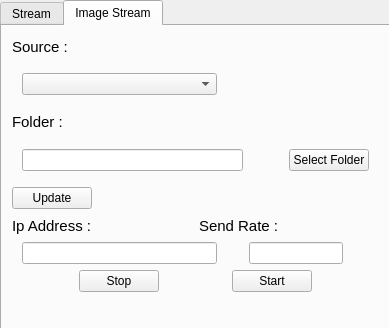
<?xml version="1.0" encoding="UTF-8"?>
<ui version="4.0">
 <class>StreamWindow</class>
 <widget class="QMainWindow" name="StreamWindow">
  <property name="geometry">
   <rect>
    <x>0</x>
    <y>0</y>
    <width>389</width>
    <height>328</height>
   </rect>
  </property>
  <property name="sizePolicy">
   <sizepolicy hsizetype="Fixed" vsizetype="Fixed">
    <horstretch>0</horstretch>
    <verstretch>0</verstretch>
   </sizepolicy>
  </property>
  <property name="windowTitle">
   <string>Bridge</string>
  </property>
  <property name="layoutDirection">
   <enum>Qt::LeftToRight</enum>
  </property>
  <property name="autoFillBackground">
   <bool>false</bool>
  </property>
  <widget class="QWidget" name="centralwidget">
   <widget class="QTabWidget" name="tabWidget">
    <property name="geometry">
     <rect>
      <x>0</x>
      <y>0</y>
      <width>391</width>
      <height>331</height>
     </rect>
    </property>
    <property name="currentIndex">
     <number>1</number>
    </property>
    <widget class="QWidget" name="tab">
     <attribute name="title">
      <string>Stream</string>
     </attribute>
     <widget class="QWidget" name="gridLayoutWidget">
      <property name="geometry">
       <rect>
        <x>-10</x>
        <y>190</y>
        <width>111</width>
        <height>91</height>
       </rect>
      </property>
      <layout class="QGridLayout" name="gridLayout">
       <item row="3" column="0">
        <widget class="QPushButton" name="_updateButton">
         <property name="text">
          <string>Update Bridge</string>
         </property>
        </widget>
       </item>
       <item row="0" column="0">
        <widget class="QLabel" name="_sendRateLabel">
         <property name="maximumSize">
          <size>
           <width>150</width>
           <height>50</height>
          </size>
         </property>
         <property name="font">
          <font>
           <pointsize>10</pointsize>
          </font>
         </property>
         <property name="text">
          <string>Send Rate :</string>
         </property>
        </widget>
       </item>
       <item row="1" column="0">
        <widget class="QSpinBox" name="_sendRateSpin">
         <property name="minimumSize">
          <size>
           <width>35</width>
           <height>0</height>
          </size>
         </property>
         <property name="maximumSize">
          <size>
           <width>50</width>
           <height>16777215</height>
          </size>
         </property>
         <property name="minimum">
          <number>1</number>
         </property>
         <property name="maximum">
          <number>120</number>
         </property>
         <property name="value">
          <number>60</number>
         </property>
        </widget>
       </item>
       <item row="4" column="0">
        <spacer name="verticalSpacer">
         <property name="orientation">
          <enum>Qt::Vertical</enum>
         </property>
         <property name="sizeHint" stdset="0">
          <size>
           <width>20</width>
           <height>40</height>
          </size>
         </property>
        </spacer>
       </item>
      </layout>
     </widget>
     <widget class="QWidget" name="verticalLayoutWidget_2">
      <property name="geometry">
       <rect>
        <x>190</x>
        <y>10</y>
        <width>201</width>
        <height>177</height>
       </rect>
      </property>
      <layout class="QVBoxLayout" name="_trackerLayout_2">
       <property name="leftMargin">
        <number>10</number>
       </property>
       <property name="topMargin">
        <number>10</number>
       </property>
       <property name="rightMargin">
        <number>10</number>
       </property>
       <property name="bottomMargin">
        <number>10</number>
       </property>
       <item>
        <widget class="QLabel" name="_senderLabel">
         <property name="font">
          <font>
           <pointsize>12</pointsize>
          </font>
         </property>
         <property name="text">
          <string>Sender</string>
         </property>
         <property name="alignment">
          <set>Qt::AlignCenter</set>
         </property>
        </widget>
       </item>
       <item>
        <widget class="QComboBox" name="_senderComboBox">
         <property name="minimumSize">
          <size>
           <width>100</width>
           <height>0</height>
          </size>
         </property>
         <property name="maximumSize">
          <size>
           <width>16777215</width>
           <height>16777215</height>
          </size>
         </property>
         <property name="layoutDirection">
          <enum>Qt::LeftToRight</enum>
         </property>
        </widget>
       </item>
       <item>
        <widget class="QLabel" name="_senderHint1">
         <property name="text">
          <string>IP Address :</string>
         </property>
        </widget>
       </item>
       <item>
        <widget class="QLineEdit" name="_senderLine1"/>
       </item>
       <item>
        <widget class="QLabel" name="_senderHint2">
         <property name="text">
          <string>Port n° :</string>
         </property>
        </widget>
       </item>
       <item>
        <widget class="QLineEdit" name="_senderLine2"/>
       </item>
       <item>
        <spacer name="verticalSpacer_2">
         <property name="orientation">
          <enum>Qt::Vertical</enum>
         </property>
         <property name="sizeHint" stdset="0">
          <size>
           <width>20</width>
           <height>40</height>
          </size>
         </property>
        </spacer>
       </item>
      </layout>
     </widget>
     <widget class="QWidget" name="verticalLayoutWidget">
      <property name="geometry">
       <rect>
        <x>-10</x>
        <y>10</y>
        <width>201</width>
        <height>121</height>
       </rect>
      </property>
      <layout class="QVBoxLayout" name="_trackerLayout">
       <property name="leftMargin">
        <number>10</number>
       </property>
       <property name="topMargin">
        <number>10</number>
       </property>
       <property name="rightMargin">
        <number>10</number>
       </property>
       <property name="bottomMargin">
        <number>10</number>
       </property>
       <item>
        <widget class="QLabel" name="_trackerLabel">
         <property name="font">
          <font>
           <pointsize>12</pointsize>
           <weight>50</weight>
           <italic>false</italic>
           <bold>false</bold>
           <underline>false</underline>
           <kerning>true</kerning>
          </font>
         </property>
         <property name="text">
          <string>Position Tracker</string>
         </property>
         <property name="alignment">
          <set>Qt::AlignCenter</set>
         </property>
        </widget>
       </item>
       <item>
        <widget class="QComboBox" name="_trackerComboBox">
         <property name="minimumSize">
          <size>
           <width>100</width>
           <height>0</height>
          </size>
         </property>
         <property name="maximumSize">
          <size>
           <width>16777215</width>
           <height>16777215</height>
          </size>
         </property>
         <property name="layoutDirection">
          <enum>Qt::LeftToRight</enum>
         </property>
        </widget>
       </item>
       <item>
        <widget class="QLabel" name="_trackerHint1">
         <property name="text">
          <string>File Name :</string>
         </property>
        </widget>
       </item>
       <item>
        <widget class="QLineEdit" name="_trackerLine1"/>
       </item>
       <item>
        <spacer name="verticalSpacer_3">
         <property name="orientation">
          <enum>Qt::Vertical</enum>
         </property>
         <property name="sizeHint" stdset="0">
          <size>
           <width>20</width>
           <height>40</height>
          </size>
         </property>
        </spacer>
       </item>
      </layout>
     </widget>
     <widget class="QWidget" name="horizontalLayoutWidget">
      <property name="geometry">
       <rect>
        <x>-10</x>
        <y>280</y>
        <width>401</width>
        <height>31</height>
       </rect>
      </property>
      <layout class="QHBoxLayout" name="horizontalLayout">
       <item>
        <spacer name="horizontalSpacer">
         <property name="orientation">
          <enum>Qt::Horizontal</enum>
         </property>
         <property name="sizeHint" stdset="0">
          <size>
           <width>40</width>
           <height>20</height>
          </size>
         </property>
        </spacer>
       </item>
       <item>
        <widget class="QPushButton" name="_stopButton">
         <property name="text">
          <string>Stop</string>
         </property>
        </widget>
       </item>
       <item>
        <spacer name="horizontalSpacer_2">
         <property name="orientation">
          <enum>Qt::Horizontal</enum>
         </property>
         <property name="sizeHint" stdset="0">
          <size>
           <width>40</width>
           <height>20</height>
          </size>
         </property>
        </spacer>
       </item>
       <item>
        <widget class="QPushButton" name="_startButton">
         <property name="text">
          <string>Start</string>
         </property>
         <property name="flat">
          <bool>false</bool>
         </property>
        </widget>
       </item>
       <item>
        <spacer name="horizontalSpacer_3">
         <property name="orientation">
          <enum>Qt::Horizontal</enum>
         </property>
         <property name="sizeHint" stdset="0">
          <size>
           <width>40</width>
           <height>20</height>
          </size>
         </property>
        </spacer>
       </item>
      </layout>
     </widget>
     <widget class="QWidget" name="gridLayoutWidget_2">
      <property name="geometry">
       <rect>
        <x>100</x>
        <y>190</y>
        <width>291</width>
        <height>91</height>
       </rect>
      </property>
      <layout class="QGridLayout" name="gridLayout_2">
       <item row="0" column="2">
        <widget class="QLabel" name="_infoLabel3">
         <property name="font">
          <font>
           <pointsize>10</pointsize>
          </font>
         </property>
         <property name="text">
          <string>Sender :</string>
         </property>
        </widget>
       </item>
       <item row="0" column="0">
        <widget class="QLabel" name="_infoLabel1">
         <property name="font">
          <font>
           <pointsize>10</pointsize>
          </font>
         </property>
         <property name="text">
          <string>Status :</string>
         </property>
         <property name="wordWrap">
          <bool>true</bool>
         </property>
        </widget>
       </item>
       <item row="2" column="0">
        <spacer name="verticalSpacer_4">
         <property name="orientation">
          <enum>Qt::Vertical</enum>
         </property>
         <property name="sizeHint" stdset="0">
          <size>
           <width>20</width>
           <height>40</height>
          </size>
         </property>
        </spacer>
       </item>
       <item row="1" column="2">
        <widget class="QLabel" name="_senderInfoLabel">
         <property name="text">
          <string>TextLabel</string>
         </property>
         <property name="alignment">
          <set>Qt::AlignLeading|Qt::AlignLeft|Qt::AlignTop</set>
         </property>
        </widget>
       </item>
       <item row="0" column="3">
        <widget class="QLabel" name="_infoLabel4">
         <property name="font">
          <font>
           <pointsize>10</pointsize>
          </font>
         </property>
         <property name="text">
          <string>Send Rate :</string>
         </property>
        </widget>
       </item>
       <item row="2" column="3">
        <spacer name="verticalSpacer_7">
         <property name="orientation">
          <enum>Qt::Vertical</enum>
         </property>
         <property name="sizeHint" stdset="0">
          <size>
           <width>20</width>
           <height>40</height>
          </size>
         </property>
        </spacer>
       </item>
       <item row="1" column="1">
        <widget class="QLabel" name="_trackerInfoLabel">
         <property name="text">
          <string>TextLabel</string>
         </property>
         <property name="alignment">
          <set>Qt::AlignLeading|Qt::AlignLeft|Qt::AlignTop</set>
         </property>
        </widget>
       </item>
       <item row="2" column="1">
        <spacer name="verticalSpacer_5">
         <property name="orientation">
          <enum>Qt::Vertical</enum>
         </property>
         <property name="sizeHint" stdset="0">
          <size>
           <width>20</width>
           <height>40</height>
          </size>
         </property>
        </spacer>
       </item>
       <item row="0" column="1">
        <widget class="QLabel" name="_infoLabel2">
         <property name="font">
          <font>
           <pointsize>10</pointsize>
          </font>
         </property>
         <property name="text">
          <string>Tracker :</string>
         </property>
        </widget>
       </item>
       <item row="2" column="2">
        <spacer name="verticalSpacer_6">
         <property name="orientation">
          <enum>Qt::Vertical</enum>
         </property>
         <property name="sizeHint" stdset="0">
          <size>
           <width>20</width>
           <height>40</height>
          </size>
         </property>
        </spacer>
       </item>
       <item row="1" column="0">
        <widget class="QLabel" name="_statusInfoLabel">
         <property name="text">
          <string>TextLabel</string>
         </property>
         <property name="alignment">
          <set>Qt::AlignLeading|Qt::AlignLeft|Qt::AlignTop</set>
         </property>
        </widget>
       </item>
       <item row="1" column="3">
        <widget class="QLabel" name="_sendRateInfoLabel">
         <property name="text">
          <string>TextLabel</string>
         </property>
         <property name="alignment">
          <set>Qt::AlignLeading|Qt::AlignLeft|Qt::AlignTop</set>
         </property>
        </widget>
       </item>
       <item row="3" column="0" colspan="4">
        <widget class="QLabel" name="_infoLabel">
         <property name="text">
          <string/>
         </property>
        </widget>
       </item>
      </layout>
     </widget>
    </widget>
    <widget class="QWidget" name="tab_2">
     <attribute name="title">
      <string>Image Stream</string>
     </attribute>
     <layout class="QVBoxLayout" name="verticalLayout">
      <property name="leftMargin">
       <number>10</number>
      </property>
      <property name="topMargin">
       <number>10</number>
      </property>
      <property name="rightMargin">
       <number>10</number>
      </property>
      <property name="bottomMargin">
       <number>10</number>
      </property>
      <item>
       <widget class="QLabel" name="label_3">
        <property name="font">
         <font>
          <pointsize>11</pointsize>
         </font>
        </property>
        <property name="text">
         <string>Source :</string>
        </property>
       </widget>
      </item>
      <item>
       <layout class="QHBoxLayout" name="horizontalLayout_5">
        <property name="leftMargin">
         <number>10</number>
        </property>
        <property name="topMargin">
         <number>10</number>
        </property>
        <property name="rightMargin">
         <number>10</number>
        </property>
        <property name="bottomMargin">
         <number>10</number>
        </property>
        <item>
         <widget class="QComboBox" name="_sourceCombo">
          <property name="sizePolicy">
           <sizepolicy hsizetype="Minimum" vsizetype="Fixed">
            <horstretch>0</horstretch>
            <verstretch>0</verstretch>
           </sizepolicy>
          </property>
          <property name="minimumSize">
           <size>
            <width>195</width>
            <height>0</height>
           </size>
          </property>
          <property name="currentText">
           <string/>
          </property>
         </widget>
        </item>
        <item>
         <spacer name="horizontalSpacer_8">
          <property name="orientation">
           <enum>Qt::Horizontal</enum>
          </property>
          <property name="sizeHint" stdset="0">
           <size>
            <width>40</width>
            <height>20</height>
           </size>
          </property>
         </spacer>
        </item>
       </layout>
      </item>
      <item>
       <widget class="QLabel" name="_folderLabel">
        <property name="font">
         <font>
          <pointsize>11</pointsize>
         </font>
        </property>
        <property name="text">
         <string>Folder : </string>
        </property>
       </widget>
      </item>
      <item>
       <layout class="QHBoxLayout" name="horizontalLayout">
        <property name="leftMargin">
         <number>10</number>
        </property>
        <property name="topMargin">
         <number>10</number>
        </property>
        <property name="rightMargin">
         <number>10</number>
        </property>
        <property name="bottomMargin">
         <number>10</number>
        </property>
        <item>
         <widget class="QLineEdit" name="_folderName"/>
        </item>
        <item>
         <spacer name="horizontalSpacer_3">
          <property name="orientation">
           <enum>Qt::Horizontal</enum>
          </property>
          <property name="sizeType">
           <enum>QSizePolicy::Minimum</enum>
          </property>
          <property name="sizeHint" stdset="0">
           <size>
            <width>40</width>
            <height>20</height>
           </size>
          </property>
         </spacer>
        </item>
        <item>
         <widget class="QPushButton" name="_selectFolder">
          <property name="sizePolicy">
           <sizepolicy hsizetype="Minimum" vsizetype="Fixed">
            <horstretch>0</horstretch>
            <verstretch>0</verstretch>
           </sizepolicy>
          </property>
          <property name="text">
           <string>Select Folder</string>
          </property>
         </widget>
        </item>
       </layout>
      </item>
      <item>
       <layout class="QHBoxLayout" name="horizontalLayout_6">
        <item>
         <widget class="QPushButton" name="_updateStream">
          <property name="text">
           <string>Update</string>
          </property>
         </widget>
        </item>
        <item>
         <spacer name="horizontalSpacer_10">
          <property name="orientation">
           <enum>Qt::Horizontal</enum>
          </property>
          <property name="sizeHint" stdset="0">
           <size>
            <width>40</width>
            <height>20</height>
           </size>
          </property>
         </spacer>
        </item>
       </layout>
      </item>
      <item>
       <layout class="QHBoxLayout" name="horizontalLayout_4">
        <item>
         <widget class="QLabel" name="label">
          <property name="font">
           <font>
            <pointsize>11</pointsize>
           </font>
          </property>
          <property name="text">
           <string>Ip Address :</string>
          </property>
         </widget>
        </item>
        <item>
         <spacer name="horizontalSpacer_6">
          <property name="orientation">
           <enum>Qt::Horizontal</enum>
          </property>
          <property name="sizeHint" stdset="0">
           <size>
            <width>40</width>
            <height>20</height>
           </size>
          </property>
         </spacer>
        </item>
        <item>
         <widget class="QLabel" name="label_4">
          <property name="font">
           <font>
            <pointsize>11</pointsize>
           </font>
          </property>
          <property name="text">
           <string>Send Rate :</string>
          </property>
         </widget>
        </item>
        <item>
         <spacer name="horizontalSpacer_9">
          <property name="orientation">
           <enum>Qt::Horizontal</enum>
          </property>
          <property name="sizeHint" stdset="0">
           <size>
            <width>40</width>
            <height>20</height>
           </size>
          </property>
         </spacer>
        </item>
       </layout>
      </item>
      <item>
       <layout class="QHBoxLayout" name="horizontalLayout_3">
        <property name="leftMargin">
         <number>10</number>
        </property>
        <property name="rightMargin">
         <number>10</number>
        </property>
        <item>
         <widget class="QLineEdit" name="_ipAddress">
          <property name="sizePolicy">
           <sizepolicy hsizetype="Fixed" vsizetype="Fixed">
            <horstretch>0</horstretch>
            <verstretch>0</verstretch>
           </sizepolicy>
          </property>
          <property name="minimumSize">
           <size>
            <width>195</width>
            <height>0</height>
           </size>
          </property>
         </widget>
        </item>
        <item>
         <spacer name="horizontalSpacer_5">
          <property name="orientation">
           <enum>Qt::Horizontal</enum>
          </property>
          <property name="sizeHint" stdset="0">
           <size>
            <width>40</width>
            <height>20</height>
           </size>
          </property>
         </spacer>
        </item>
        <item>
         <widget class="QLineEdit" name="_sendRateEdit"/>
        </item>
        <item>
         <spacer name="horizontalSpacer_4">
          <property name="orientation">
           <enum>Qt::Horizontal</enum>
          </property>
          <property name="sizeHint" stdset="0">
           <size>
            <width>40</width>
            <height>20</height>
           </size>
          </property>
         </spacer>
        </item>
       </layout>
      </item>
      <item>
       <layout class="QHBoxLayout" name="horizontalLayout_2">
        <item>
         <spacer name="horizontalSpacer">
          <property name="orientation">
           <enum>Qt::Horizontal</enum>
          </property>
          <property name="sizeHint" stdset="0">
           <size>
            <width>40</width>
            <height>20</height>
           </size>
          </property>
         </spacer>
        </item>
        <item>
         <widget class="QPushButton" name="_streamStop">
          <property name="text">
           <string>Stop</string>
          </property>
         </widget>
        </item>
        <item>
         <spacer name="horizontalSpacer_2">
          <property name="orientation">
           <enum>Qt::Horizontal</enum>
          </property>
          <property name="sizeHint" stdset="0">
           <size>
            <width>40</width>
            <height>20</height>
           </size>
          </property>
         </spacer>
        </item>
        <item>
         <widget class="QPushButton" name="_streamStart">
          <property name="text">
           <string>Start</string>
          </property>
         </widget>
        </item>
        <item>
         <spacer name="horizontalSpacer_7">
          <property name="orientation">
           <enum>Qt::Horizontal</enum>
          </property>
          <property name="sizeHint" stdset="0">
           <size>
            <width>40</width>
            <height>20</height>
           </size>
          </property>
         </spacer>
        </item>
       </layout>
      </item>
      <item>
       <widget class="QLabel" name="_label">
        <property name="text">
         <string/>
        </property>
        <property name="alignment">
         <set>Qt::AlignCenter</set>
        </property>
       </widget>
      </item>
     </layout>
    </widget>
   </widget>
  </widget>
 </widget>
 <resources/>
 <connections/>
</ui>
